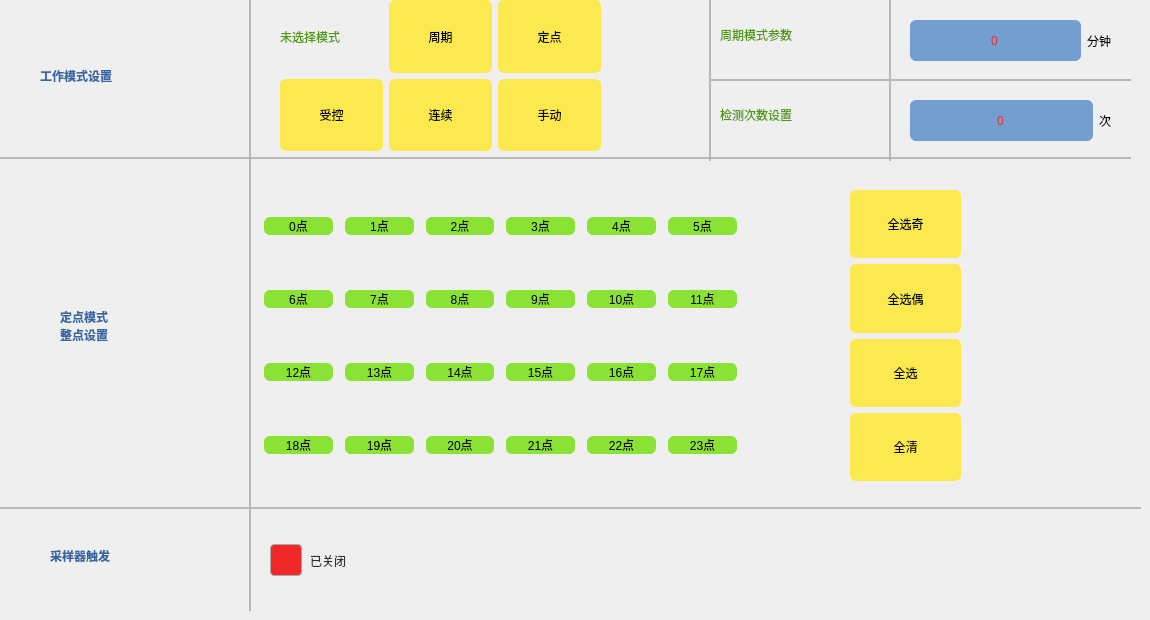
   <widget class="QWidget" name="page_6">
    <widget class="Line" name="line_5">
     <property name="geometry">
      <rect>
       <x>240</x>
       <y>0</y>
       <width>20</width>
       <height>611</height>
      </rect>
     </property>
     <property name="styleSheet">
      <string notr="true">background: transparent;</string>
     </property>
     <property name="frameShadow">
      <enum>QFrame::Raised</enum>
     </property>
     <property name="lineWidth">
      <number>0</number>
     </property>
     <property name="midLineWidth">
      <number>2</number>
     </property>
     <property name="orientation">
      <enum>Qt::Vertical</enum>
     </property>
    </widget>
    <widget class="Line" name="line_6">
     <property name="geometry">
      <rect>
       <x>880</x>
       <y>-10</y>
       <width>20</width>
       <height>171</height>
      </rect>
     </property>
     <property name="styleSheet">
      <string notr="true">background: transparent;</string>
     </property>
     <property name="frameShadow">
      <enum>QFrame::Raised</enum>
     </property>
     <property name="lineWidth">
      <number>0</number>
     </property>
     <property name="midLineWidth">
      <number>2</number>
     </property>
     <property name="orientation">
      <enum>Qt::Vertical</enum>
     </property>
    </widget>
    <widget class="Line" name="line_7">
     <property name="geometry">
      <rect>
       <x>0</x>
       <y>500</y>
       <width>1141</width>
       <height>16</height>
      </rect>
     </property>
     <property name="styleSheet">
      <string notr="true">background: transparent;</string>
     </property>
     <property name="frameShadow">
      <enum>QFrame::Raised</enum>
     </property>
     <property name="lineWidth">
      <number>0</number>
     </property>
     <property name="midLineWidth">
      <number>2</number>
     </property>
     <property name="orientation">
      <enum>Qt::Horizontal</enum>
     </property>
    </widget>
    <widget class="Line" name="line_9">
     <property name="geometry">
      <rect>
       <x>710</x>
       <y>70</y>
       <width>421</width>
       <height>20</height>
      </rect>
     </property>
     <property name="styleSheet">
      <string notr="true">background: transparent;</string>
     </property>
     <property name="frameShadow">
      <enum>QFrame::Raised</enum>
     </property>
     <property name="lineWidth">
      <number>0</number>
     </property>
     <property name="midLineWidth">
      <number>2</number>
     </property>
     <property name="orientation">
      <enum>Qt::Horizontal</enum>
     </property>
    </widget>
    <widget class="Line" name="line_18">
     <property name="geometry">
      <rect>
       <x>0</x>
       <y>150</y>
       <width>1131</width>
       <height>16</height>
      </rect>
     </property>
     <property name="styleSheet">
      <string notr="true">background: transparent;</string>
     </property>
     <property name="frameShadow">
      <enum>QFrame::Raised</enum>
     </property>
     <property name="lineWidth">
      <number>0</number>
     </property>
     <property name="midLineWidth">
      <number>2</number>
     </property>
     <property name="orientation">
      <enum>Qt::Horizontal</enum>
     </property>
    </widget>
    <widget class="QWidget" name="widget_17" native="true">
     <property name="geometry">
      <rect>
       <x>820</x>
       <y>280</y>
       <width>300</width>
       <height>320</height>
      </rect>
     </property>
     <property name="styleSheet">
      <string notr="true">background: transparent;</string>
     </property>
    </widget>
    <widget class="Line" name="line_8">
     <property name="geometry">
      <rect>
       <x>700</x>
       <y>0</y>
       <width>20</width>
       <height>161</height>
      </rect>
     </property>
     <property name="styleSheet">
      <string notr="true">background: transparent;</string>
     </property>
     <property name="frameShadow">
      <enum>QFrame::Raised</enum>
     </property>
     <property name="lineWidth">
      <number>0</number>
     </property>
     <property name="midLineWidth">
      <number>2</number>
     </property>
     <property name="orientation">
      <enum>Qt::Vertical</enum>
     </property>
    </widget>
    <widget class="QLabel" name="label_169">
     <property name="geometry">
      <rect>
       <x>60</x>
       <y>270</y>
       <width>111</width>
       <height>111</height>
      </rect>
     </property>
     <property name="styleSheet">
      <string notr="true">background: transparent;
color: rgb(52, 101, 164);
font-weight: bold; </string>
     </property>
     <property name="text">
      <string>定点模式
整点设置</string>
     </property>
    </widget>
    <widget class="QLabel" name="label_170">
     <property name="geometry">
      <rect>
       <x>40</x>
       <y>60</y>
       <width>161</width>
       <height>31</height>
      </rect>
     </property>
     <property name="styleSheet">
      <string notr="true">background: transparent;
color: rgb(52, 101, 164);
font-weight: bold; </string>
     </property>
     <property name="text">
      <string>工作模式设置</string>
     </property>
    </widget>
    <widget class="QLabel" name="label_171">
     <property name="geometry">
      <rect>
       <x>50</x>
       <y>540</y>
       <width>141</width>
       <height>31</height>
      </rect>
     </property>
     <property name="styleSheet">
      <string notr="true">background: transparent;
color: rgb(52, 101, 164);
font-weight: bold; </string>
     </property>
     <property name="text">
      <string>采样器触发</string>
     </property>
    </widget>
    <widget class="QLabel" name="label_53">
     <property name="geometry">
      <rect>
       <x>720</x>
       <y>20</y>
       <width>161</width>
       <height>30</height>
      </rect>
     </property>
     <property name="styleSheet">
      <string notr="true">background: transparent;
color: rgb(78, 154, 6);</string>
     </property>
     <property name="text">
      <string>周期模式参数</string>
     </property>
    </widget>
    <widget class="QLabel" name="label_54">
     <property name="geometry">
      <rect>
       <x>720</x>
       <y>100</y>
       <width>161</width>
       <height>30</height>
      </rect>
     </property>
     <property name="styleSheet">
      <string notr="true">background: transparent;
color: rgb(78, 154, 6);</string>
     </property>
     <property name="text">
      <string>检测次数设置</string>
     </property>
    </widget>
    <widget class="QWidget" name="layoutWidget_15">
     <property name="geometry">
      <rect>
       <x>910</x>
       <y>100</y>
       <width>201</width>
       <height>41</height>
      </rect>
     </property>
     <layout class="QGridLayout" name="gridLayout_3">
      <item row="0" column="0">
       <widget class="QLineEdit" name="lineEdit_64">
        <property name="sizePolicy">
         <sizepolicy hsizetype="Expanding" vsizetype="Expanding">
          <horstretch>0</horstretch>
          <verstretch>0</verstretch>
         </sizepolicy>
        </property>
        <property name="styleSheet">
         <string notr="true">background: rgb(114, 159, 207);
color: rgb(239, 41, 41);
border-radius: 6px;</string>
        </property>
        <property name="text">
         <string>0</string>
        </property>
        <property name="alignment">
         <set>Qt::AlignCenter</set>
        </property>
       </widget>
      </item>
      <item row="0" column="1">
       <widget class="QLabel" name="label_56">
        <property name="styleSheet">
         <string notr="true">background: transparent;
color: rgb(0, 0, 0);</string>
        </property>
        <property name="text">
         <string>次</string>
        </property>
       </widget>
      </item>
     </layout>
    </widget>
    <widget class="QWidget" name="gridLayoutWidget_15">
     <property name="geometry">
      <rect>
       <x>260</x>
       <y>170</y>
       <width>481</width>
       <height>331</height>
      </rect>
     </property>
     <layout class="QGridLayout" name="gridLayout_33">
      <property name="leftMargin">
       <number>4</number>
      </property>
      <property name="topMargin">
       <number>4</number>
      </property>
      <property name="rightMargin">
       <number>4</number>
      </property>
      <property name="bottomMargin">
       <number>4</number>
      </property>
      <property name="spacing">
       <number>12</number>
      </property>
      <item row="3" column="2">
       <widget class="QPushButton" name="pushButton_100">
        <property name="styleSheet">
         <string notr="true">QPushButton {
	background: rgb(138, 226, 52);
	color: rgb(0, 0, 0);
border-radius: 6px
}
QPushButton:pressed {
	background: rgb(78, 154, 6);
    padding-top: 11px;
    padding-bottom: 9px;
}</string>
        </property>
        <property name="text">
         <string>20点</string>
        </property>
       </widget>
      </item>
      <item row="0" column="1">
       <widget class="QPushButton" name="pushButton_101">
        <property name="styleSheet">
         <string notr="true">QPushButton {
	background: rgb(138, 226, 52);
	color: rgb(0, 0, 0);
border-radius: 6px
}
QPushButton:pressed {
	background: rgb(78, 154, 6);
    padding-top: 11px;
    padding-bottom: 9px;
}</string>
        </property>
        <property name="text">
         <string>1点</string>
        </property>
       </widget>
      </item>
      <item row="1" column="4">
       <widget class="QPushButton" name="pushButton_102">
        <property name="styleSheet">
         <string notr="true">QPushButton {
	background: rgb(138, 226, 52);
	color: rgb(0, 0, 0);
border-radius: 6px
}
QPushButton:pressed {
	background: rgb(78, 154, 6);
    padding-top: 11px;
    padding-bottom: 9px;
}</string>
        </property>
        <property name="text">
         <string>10点</string>
        </property>
       </widget>
      </item>
      <item row="0" column="0">
       <widget class="QPushButton" name="pushButton_103">
        <property name="sizePolicy">
         <sizepolicy hsizetype="Minimum" vsizetype="Fixed">
          <horstretch>0</horstretch>
          <verstretch>0</verstretch>
         </sizepolicy>
        </property>
        <property name="styleSheet">
         <string notr="true">QPushButton {
	background: rgb(138, 226, 52);
	color: rgb(0, 0, 0);
border-radius: 6px
}
QPushButton:pressed {
	background: rgb(78, 154, 6);
    padding-top: 11px;
    padding-bottom: 9px;
}</string>
        </property>
        <property name="text">
         <string>0点</string>
        </property>
       </widget>
      </item>
      <item row="0" column="2">
       <widget class="QPushButton" name="pushButton_104">
        <property name="styleSheet">
         <string notr="true">QPushButton {
	background: rgb(138, 226, 52);
	color: rgb(0, 0, 0);
border-radius: 6px
}
QPushButton:pressed {
	background: rgb(78, 154, 6);
    padding-top: 11px;
    padding-bottom: 9px;
}</string>
        </property>
        <property name="text">
         <string>2点</string>
        </property>
       </widget>
      </item>
      <item row="0" column="3">
       <widget class="QPushButton" name="pushButton_105">
        <property name="styleSheet">
         <string notr="true">QPushButton {
	background: rgb(138, 226, 52);
	color: rgb(0, 0, 0);
border-radius: 6px
}
QPushButton:pressed {
	background: rgb(78, 154, 6);
    padding-top: 11px;
    padding-bottom: 9px;
}</string>
        </property>
        <property name="text">
         <string>3点</string>
        </property>
       </widget>
      </item>
      <item row="1" column="3">
       <widget class="QPushButton" name="pushButton_106">
        <property name="styleSheet">
         <string notr="true">QPushButton {
	background: rgb(138, 226, 52);
	color: rgb(0, 0, 0);
border-radius: 6px
}
QPushButton:pressed {
	background: rgb(78, 154, 6);
    padding-top: 11px;
    padding-bottom: 9px;
}</string>
        </property>
        <property name="text">
         <string>9点</string>
        </property>
       </widget>
      </item>
      <item row="2" column="1">
       <widget class="QPushButton" name="pushButton_107">
        <property name="styleSheet">
         <string notr="true">QPushButton {
	background: rgb(138, 226, 52);
	color: rgb(0, 0, 0);
border-radius: 6px
}
QPushButton:pressed {
	background: rgb(78, 154, 6);
    padding-top: 11px;
    padding-bottom: 9px;
}</string>
        </property>
        <property name="text">
         <string>13点</string>
        </property>
       </widget>
      </item>
      <item row="3" column="0">
       <widget class="QPushButton" name="pushButton_108">
        <property name="styleSheet">
         <string notr="true">QPushButton {
	background: rgb(138, 226, 52);
	color: rgb(0, 0, 0);
border-radius: 6px
}
QPushButton:pressed {
	background: rgb(78, 154, 6);
    padding-top: 11px;
    padding-bottom: 9px;
}</string>
        </property>
        <property name="text">
         <string>18点</string>
        </property>
       </widget>
      </item>
      <item row="0" column="5">
       <widget class="QPushButton" name="pushButton_109">
        <property name="styleSheet">
         <string notr="true">QPushButton {
	background: rgb(138, 226, 52);
	color: rgb(0, 0, 0);
border-radius: 6px
}
QPushButton:pressed {
	background: rgb(78, 154, 6);
    padding-top: 11px;
    padding-bottom: 9px;
}</string>
        </property>
        <property name="text">
         <string>5点</string>
        </property>
       </widget>
      </item>
      <item row="3" column="4">
       <widget class="QPushButton" name="pushButton_110">
        <property name="styleSheet">
         <string notr="true">QPushButton {
	background: rgb(138, 226, 52);
	color: rgb(0, 0, 0);
border-radius: 6px
}
QPushButton:pressed {
	background: rgb(78, 154, 6);
    padding-top: 11px;
    padding-bottom: 9px;
}</string>
        </property>
        <property name="text">
         <string>22点</string>
        </property>
       </widget>
      </item>
      <item row="0" column="4">
       <widget class="QPushButton" name="pushButton_111">
        <property name="styleSheet">
         <string notr="true">QPushButton {
	background: rgb(138, 226, 52);
	color: rgb(0, 0, 0);
border-radius: 6px
}
QPushButton:pressed {
	background: rgb(78, 154, 6);
    padding-top: 11px;
    padding-bottom: 9px;
}</string>
        </property>
        <property name="text">
         <string>4点</string>
        </property>
       </widget>
      </item>
      <item row="1" column="0">
       <widget class="QPushButton" name="pushButton_112">
        <property name="styleSheet">
         <string notr="true">QPushButton {
	background: rgb(138, 226, 52);
	color: rgb(0, 0, 0);
border-radius: 6px
}
QPushButton:pressed {
	background: rgb(78, 154, 6);
    padding-top: 11px;
    padding-bottom: 9px;
}</string>
        </property>
        <property name="text">
         <string>6点</string>
        </property>
       </widget>
      </item>
      <item row="2" column="2">
       <widget class="QPushButton" name="pushButton_113">
        <property name="styleSheet">
         <string notr="true">QPushButton {
	background: rgb(138, 226, 52);
	color: rgb(0, 0, 0);
border-radius: 6px
}
QPushButton:pressed {
	background: rgb(78, 154, 6);
    padding-top: 11px;
    padding-bottom: 9px;
}</string>
        </property>
        <property name="text">
         <string>14点</string>
        </property>
       </widget>
      </item>
      <item row="2" column="4">
       <widget class="QPushButton" name="pushButton_114">
        <property name="styleSheet">
         <string notr="true">QPushButton {
	background: rgb(138, 226, 52);
	color: rgb(0, 0, 0);
border-radius: 6px
}
QPushButton:pressed {
	background: rgb(78, 154, 6);
    padding-top: 11px;
    padding-bottom: 9px;
}</string>
        </property>
        <property name="text">
         <string>16点</string>
        </property>
       </widget>
      </item>
      <item row="3" column="1">
       <widget class="QPushButton" name="pushButton_115">
        <property name="styleSheet">
         <string notr="true">QPushButton {
	background: rgb(138, 226, 52);
	color: rgb(0, 0, 0);
border-radius: 6px
}
QPushButton:pressed {
	background: rgb(78, 154, 6);
    padding-top: 11px;
    padding-bottom: 9px;
}</string>
        </property>
        <property name="text">
         <string>19点</string>
        </property>
       </widget>
      </item>
      <item row="3" column="5">
       <widget class="QPushButton" name="pushButton_116">
        <property name="styleSheet">
         <string notr="true">QPushButton {
	background: rgb(138, 226, 52);
	color: rgb(0, 0, 0);
border-radius: 6px
}
QPushButton:pressed {
	background: rgb(78, 154, 6);
    padding-top: 11px;
    padding-bottom: 9px;
}</string>
        </property>
        <property name="text">
         <string>23点</string>
        </property>
       </widget>
      </item>
      <item row="1" column="1">
       <widget class="QPushButton" name="pushButton_117">
        <property name="styleSheet">
         <string notr="true">QPushButton {
	background: rgb(138, 226, 52);
	color: rgb(0, 0, 0);
border-radius: 6px
}
QPushButton:pressed {
	background: rgb(78, 154, 6);
    padding-top: 11px;
    padding-bottom: 9px;
}</string>
        </property>
        <property name="text">
         <string>7点</string>
        </property>
       </widget>
      </item>
      <item row="2" column="0">
       <widget class="QPushButton" name="pushButton_118">
        <property name="styleSheet">
         <string notr="true">QPushButton {
	background: rgb(138, 226, 52);
	color: rgb(0, 0, 0);
border-radius: 6px
}
QPushButton:pressed {
	background: rgb(78, 154, 6);
    padding-top: 11px;
    padding-bottom: 9px;
}</string>
        </property>
        <property name="text">
         <string>12点</string>
        </property>
       </widget>
      </item>
      <item row="1" column="2">
       <widget class="QPushButton" name="pushButton_119">
        <property name="styleSheet">
         <string notr="true">QPushButton {
	background: rgb(138, 226, 52);
	color: rgb(0, 0, 0);
border-radius: 6px
}
QPushButton:pressed {
	background: rgb(78, 154, 6);
    padding-top: 11px;
    padding-bottom: 9px;
}</string>
        </property>
        <property name="text">
         <string>8点</string>
        </property>
       </widget>
      </item>
      <item row="3" column="3">
       <widget class="QPushButton" name="pushButton_120">
        <property name="styleSheet">
         <string notr="true">QPushButton {
	background: rgb(138, 226, 52);
	color: rgb(0, 0, 0);
border-radius: 6px
}
QPushButton:pressed {
	background: rgb(78, 154, 6);
    padding-top: 11px;
    padding-bottom: 9px;
}</string>
        </property>
        <property name="text">
         <string>21点</string>
        </property>
       </widget>
      </item>
      <item row="2" column="3">
       <widget class="QPushButton" name="pushButton_121">
        <property name="styleSheet">
         <string notr="true">QPushButton {
	background: rgb(138, 226, 52);
	color: rgb(0, 0, 0);
border-radius: 6px
}
QPushButton:pressed {
	background: rgb(78, 154, 6);
    padding-top: 11px;
    padding-bottom: 9px;
}</string>
        </property>
        <property name="text">
         <string>15点</string>
        </property>
       </widget>
      </item>
      <item row="1" column="5">
       <widget class="QPushButton" name="pushButton_122">
        <property name="styleSheet">
         <string notr="true">QPushButton {
	background: rgb(138, 226, 52);
	color: rgb(0, 0, 0);
border-radius: 6px
}
QPushButton:pressed {
	background: rgb(78, 154, 6);
    padding-top: 11px;
    padding-bottom: 9px;
}</string>
        </property>
        <property name="text">
         <string>11点</string>
        </property>
       </widget>
      </item>
      <item row="2" column="5">
       <widget class="QPushButton" name="pushButton_123">
        <property name="styleSheet">
         <string notr="true">QPushButton {
	background: rgb(138, 226, 52);
	color: rgb(0, 0, 0);
border-radius: 6px
}
QPushButton:pressed {
	background: rgb(78, 154, 6);
    padding-top: 11px;
    padding-bottom: 9px;
}</string>
        </property>
        <property name="text">
         <string>17点</string>
        </property>
       </widget>
      </item>
     </layout>
    </widget>
    <widget class="QCheckBox" name="checkBox">
     <property name="geometry">
      <rect>
       <x>270</x>
       <y>525</y>
       <width>141</width>
       <height>71</height>
      </rect>
     </property>
     <property name="styleSheet">
      <string notr="true"> QCheckBox {
        spacing: 8px;
        color: #333;
    }
    QCheckBox::indicator {
        width: 30px;
        height: 30px;
        border-radius: 4px;
        border: 1px solid #aaa;
        background: rgb(239, 41, 41);
    }
    QCheckBox::indicator:checked {
       background: rgb(138, 226, 52);
       border-color: rgb(138, 226, 52);
    }
    QCheckBox::indicator:hover {
        border-color: #666;
    }
</string>
     </property>
     <property name="text">
      <string>已关闭</string>
     </property>
    </widget>
    <widget class="QWidget" name="layoutWidget">
     <property name="geometry">
      <rect>
       <x>280</x>
       <y>0</y>
       <width>321</width>
       <height>151</height>
      </rect>
     </property>
     <layout class="QGridLayout" name="gridLayout">
      <item row="0" column="1">
       <widget class="QPushButton" name="pushButton_95">
        <property name="sizePolicy">
         <sizepolicy hsizetype="Minimum" vsizetype="Preferred">
          <horstretch>0</horstretch>
          <verstretch>0</verstretch>
         </sizepolicy>
        </property>
        <property name="styleSheet">
         <string notr="true">QPushButton {
	background: rgb(252, 233, 79);
	color: rgb(0, 0, 0);
border-radius: 6px
}
QPushButton:pressed {
	background: rgb(138, 226, 52);
    padding-top: 11px;
    padding-bottom: 9px;
}</string>
        </property>
        <property name="text">
         <string>周期</string>
        </property>
       </widget>
      </item>
      <item row="0" column="2">
       <widget class="QPushButton" name="pushButton_96">
        <property name="sizePolicy">
         <sizepolicy hsizetype="Minimum" vsizetype="Expanding">
          <horstretch>0</horstretch>
          <verstretch>0</verstretch>
         </sizepolicy>
        </property>
        <property name="styleSheet">
         <string notr="true">QPushButton {
	background: rgb(252, 233, 79);
	color: rgb(0, 0, 0);
border-radius: 6px
}
QPushButton:pressed {
	background: rgb(138, 226, 52);
    padding-top: 11px;
    padding-bottom: 9px;
}</string>
        </property>
        <property name="text">
         <string>定点</string>
        </property>
       </widget>
      </item>
      <item row="1" column="0">
       <widget class="QPushButton" name="pushButton_98">
        <property name="sizePolicy">
         <sizepolicy hsizetype="Minimum" vsizetype="Expanding">
          <horstretch>0</horstretch>
          <verstretch>0</verstretch>
         </sizepolicy>
        </property>
        <property name="styleSheet">
         <string notr="true">QPushButton {
	background: rgb(252, 233, 79);
	color: rgb(0, 0, 0);
border-radius: 6px
}
QPushButton:pressed {
	background: rgb(138, 226, 52);
    padding-top: 11px;
    padding-bottom: 9px;
}</string>
        </property>
        <property name="text">
         <string>受控</string>
        </property>
       </widget>
      </item>
      <item row="1" column="1">
       <widget class="QPushButton" name="pushButton_97">
        <property name="sizePolicy">
         <sizepolicy hsizetype="Minimum" vsizetype="Preferred">
          <horstretch>0</horstretch>
          <verstretch>0</verstretch>
         </sizepolicy>
        </property>
        <property name="styleSheet">
         <string notr="true">QPushButton {
	background: rgb(252, 233, 79);
	color: rgb(0, 0, 0);
border-radius: 6px
}
QPushButton:pressed {
	background: rgb(138, 226, 52);
    padding-top: 11px;
    padding-bottom: 9px;
}</string>
        </property>
        <property name="text">
         <string>连续</string>
        </property>
       </widget>
      </item>
      <item row="1" column="2">
       <widget class="QPushButton" name="pushButton_99">
        <property name="sizePolicy">
         <sizepolicy hsizetype="Minimum" vsizetype="Expanding">
          <horstretch>0</horstretch>
          <verstretch>0</verstretch>
         </sizepolicy>
        </property>
        <property name="styleSheet">
         <string notr="true">QPushButton {
	background: rgb(252, 233, 79);
	color: rgb(0, 0, 0);
border-radius: 6px
}
QPushButton:pressed {
	background: rgb(138, 226, 52);
    padding-top: 11px;
    padding-bottom: 9px;
}</string>
        </property>
        <property name="text">
         <string>手动</string>
        </property>
       </widget>
      </item>
      <item row="0" column="0">
       <widget class="QLabel" name="label_52">
        <property name="styleSheet">
         <string notr="true">background: transparent;
color: rgb(78, 154, 6);</string>
        </property>
        <property name="text">
         <string>未选择模式</string>
        </property>
       </widget>
      </item>
     </layout>
    </widget>
    <widget class="QWidget" name="layoutWidget">
     <property name="geometry">
      <rect>
       <x>910</x>
       <y>20</y>
       <width>201</width>
       <height>41</height>
      </rect>
     </property>
     <layout class="QGridLayout" name="gridLayout_2">
      <item row="0" column="0">
       <widget class="QLineEdit" name="lineEdit_63">
        <property name="sizePolicy">
         <sizepolicy hsizetype="Expanding" vsizetype="Expanding">
          <horstretch>0</horstretch>
          <verstretch>0</verstretch>
         </sizepolicy>
        </property>
        <property name="styleSheet">
         <string notr="true">background: rgb(114, 159, 207);
color: rgb(239, 41, 41);
border-radius: 6px;</string>
        </property>
        <property name="text">
         <string>0</string>
        </property>
        <property name="alignment">
         <set>Qt::AlignCenter</set>
        </property>
       </widget>
      </item>
      <item row="0" column="1">
       <widget class="QLabel" name="label_55">
        <property name="styleSheet">
         <string notr="true">background: transparent;
color: rgb(0, 0, 0);</string>
        </property>
        <property name="text">
         <string>分钟</string>
        </property>
       </widget>
      </item>
     </layout>
    </widget>
    <widget class="QWidget" name="layoutWidget">
     <property name="geometry">
      <rect>
       <x>850</x>
       <y>190</y>
       <width>111</width>
       <height>291</height>
      </rect>
     </property>
     <layout class="QGridLayout" name="gridLayout_4">
      <item row="0" column="0">
       <widget class="QPushButton" name="pushButton_124">
        <property name="sizePolicy">
         <sizepolicy hsizetype="Minimum" vsizetype="Preferred">
          <horstretch>0</horstretch>
          <verstretch>0</verstretch>
         </sizepolicy>
        </property>
        <property name="styleSheet">
         <string notr="true">QPushButton {
	background: rgb(252, 233, 79);
	color: rgb(0, 0, 0);
border-radius: 6px
}
QPushButton:pressed {
	background: rgb(138, 226, 52);
    padding-top: 11px;
    padding-bottom: 9px;
}</string>
        </property>
        <property name="text">
         <string>全选奇</string>
        </property>
       </widget>
      </item>
      <item row="2" column="0">
       <widget class="QPushButton" name="pushButton_127">
        <property name="sizePolicy">
         <sizepolicy hsizetype="Minimum" vsizetype="Preferred">
          <horstretch>0</horstretch>
          <verstretch>0</verstretch>
         </sizepolicy>
        </property>
        <property name="styleSheet">
         <string notr="true">QPushButton {
	background: rgb(252, 233, 79);
	color: rgb(0, 0, 0);
border-radius: 6px
}
QPushButton:pressed {
	background: rgb(138, 226, 52);
    padding-top: 11px;
    padding-bottom: 9px;
}</string>
        </property>
        <property name="text">
         <string>全选偶</string>
        </property>
       </widget>
      </item>
      <item row="4" column="0">
       <widget class="QPushButton" name="pushButton_126">
        <property name="sizePolicy">
         <sizepolicy hsizetype="Minimum" vsizetype="Preferred">
          <horstretch>0</horstretch>
          <verstretch>0</verstretch>
         </sizepolicy>
        </property>
        <property name="styleSheet">
         <string notr="true">QPushButton {
	background: rgb(252, 233, 79);
	color: rgb(0, 0, 0);
border-radius: 6px
}
QPushButton:pressed {
	background: rgb(138, 226, 52);
    padding-top: 11px;
    padding-bottom: 9px;
}</string>
        </property>
        <property name="text">
         <string>全清</string>
        </property>
       </widget>
      </item>
      <item row="3" column="0">
       <widget class="QPushButton" name="pushButton_125">
        <property name="sizePolicy">
         <sizepolicy hsizetype="Minimum" vsizetype="Preferred">
          <horstretch>0</horstretch>
          <verstretch>0</verstretch>
         </sizepolicy>
        </property>
        <property name="styleSheet">
         <string notr="true">QPushButton {
	background: rgb(252, 233, 79);
	color: rgb(0, 0, 0);
border-radius: 6px
}
QPushButton:pressed {
	background: rgb(138, 226, 52);
    padding-top: 11px;
    padding-bottom: 9px;
}</string>
        </property>
        <property name="text">
         <string>全选</string>
        </property>
       </widget>
      </item>
     </layout>
    </widget>
   </widget>
